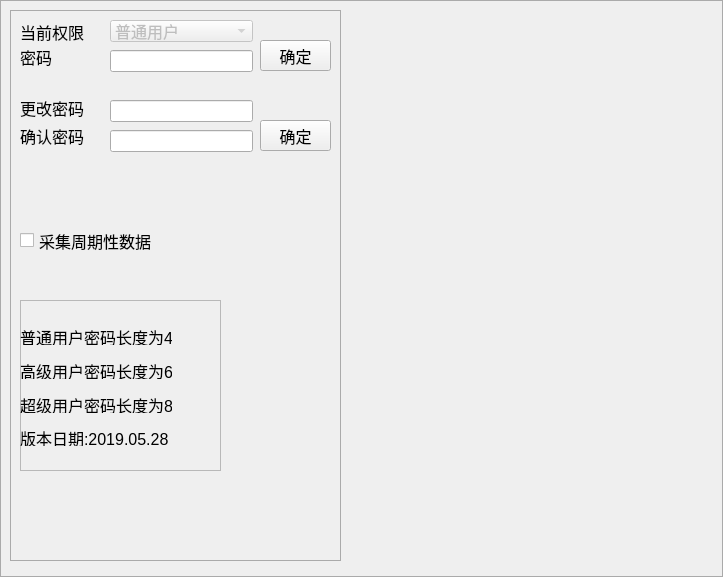
<?xml version="1.0" encoding="UTF-8"?>
<ui version="4.0">
 <class>CFrmUserLevel</class>
 <widget class="QWidget" name="CFrmUserLevel">
  <property name="geometry">
   <rect>
    <x>0</x>
    <y>0</y>
    <width>723</width>
    <height>577</height>
   </rect>
  </property>
  <property name="font">
   <font>
    <pointsize>12</pointsize>
   </font>
  </property>
  <property name="windowTitle">
   <string>Form</string>
  </property>
  <layout class="QGridLayout" name="gridLayout">
   <property name="leftMargin">
    <number>0</number>
   </property>
   <property name="topMargin">
    <number>0</number>
   </property>
   <property name="rightMargin">
    <number>0</number>
   </property>
   <property name="bottomMargin">
    <number>0</number>
   </property>
   <item row="0" column="0">
    <widget class="QGroupBox" name="groupBox_2">
     <property name="styleSheet">
      <string notr="true">QGroupBox {
            border-color: rgb(170, 170, 170);
            border-width: 1px;
            border-style: solid;
            margin-top: 1ex;
			font: 16px
        }
        QGroupBox::title {
            subcontrol-origin: margin;
            subcontrol-position: top left;
            left: 10px;
            margin-left: 2px;
            padding: 0  0px;
        }</string>
     </property>
     <property name="title">
      <string/>
     </property>
     <widget class="QGroupBox" name="groupBox">
      <property name="geometry">
       <rect>
        <x>10</x>
        <y>10</y>
        <width>331</width>
        <height>551</height>
       </rect>
      </property>
      <widget class="QToolButton" name="btnOK">
       <property name="geometry">
        <rect>
         <x>250</x>
         <y>30</y>
         <width>71</width>
         <height>31</height>
        </rect>
       </property>
       <property name="font">
        <font>
         <pointsize>12</pointsize>
        </font>
       </property>
       <property name="text">
        <string>确定</string>
       </property>
      </widget>
      <widget class="QToolButton" name="btnModify">
       <property name="geometry">
        <rect>
         <x>250</x>
         <y>110</y>
         <width>71</width>
         <height>31</height>
        </rect>
       </property>
       <property name="font">
        <font>
         <pointsize>12</pointsize>
        </font>
       </property>
       <property name="text">
        <string>确定</string>
       </property>
      </widget>
      <widget class="QComboBox" name="cmbUserLevel">
       <property name="enabled">
        <bool>false</bool>
       </property>
       <property name="geometry">
        <rect>
         <x>100</x>
         <y>10</y>
         <width>143</width>
         <height>22</height>
        </rect>
       </property>
       <property name="font">
        <font>
         <pointsize>12</pointsize>
        </font>
       </property>
       <item>
        <property name="text">
         <string>普通用户</string>
        </property>
       </item>
       <item>
        <property name="text">
         <string>高级用户</string>
        </property>
       </item>
       <item>
        <property name="text">
         <string>超级用户</string>
        </property>
       </item>
      </widget>
      <widget class="QLineEdit" name="edtUserPsw">
       <property name="geometry">
        <rect>
         <x>100</x>
         <y>40</y>
         <width>143</width>
         <height>22</height>
        </rect>
       </property>
       <property name="font">
        <font>
         <pointsize>12</pointsize>
        </font>
       </property>
       <property name="text">
        <string/>
       </property>
       <property name="echoMode">
        <enum>QLineEdit::Password</enum>
       </property>
      </widget>
      <widget class="QLineEdit" name="edtModityPsw">
       <property name="geometry">
        <rect>
         <x>100</x>
         <y>90</y>
         <width>143</width>
         <height>22</height>
        </rect>
       </property>
       <property name="font">
        <font>
         <pointsize>12</pointsize>
        </font>
       </property>
       <property name="text">
        <string/>
       </property>
       <property name="echoMode">
        <enum>QLineEdit::Password</enum>
       </property>
      </widget>
      <widget class="QLineEdit" name="edtModityPsw2">
       <property name="geometry">
        <rect>
         <x>100</x>
         <y>120</y>
         <width>143</width>
         <height>22</height>
        </rect>
       </property>
       <property name="font">
        <font>
         <pointsize>12</pointsize>
        </font>
       </property>
       <property name="text">
        <string/>
       </property>
       <property name="echoMode">
        <enum>QLineEdit::Password</enum>
       </property>
      </widget>
      <widget class="QLabel" name="label">
       <property name="geometry">
        <rect>
         <x>10</x>
         <y>10</y>
         <width>64</width>
         <height>23</height>
        </rect>
       </property>
       <property name="font">
        <font>
         <pointsize>12</pointsize>
        </font>
       </property>
       <property name="text">
        <string>当前权限</string>
       </property>
      </widget>
      <widget class="QLabel" name="label_2">
       <property name="geometry">
        <rect>
         <x>10</x>
         <y>30</y>
         <width>64</width>
         <height>34</height>
        </rect>
       </property>
       <property name="font">
        <font>
         <pointsize>12</pointsize>
        </font>
       </property>
       <property name="text">
        <string>密码</string>
       </property>
      </widget>
      <widget class="QLabel" name="label_3">
       <property name="geometry">
        <rect>
         <x>10</x>
         <y>70</y>
         <width>64</width>
         <height>56</height>
        </rect>
       </property>
       <property name="font">
        <font>
         <pointsize>12</pointsize>
        </font>
       </property>
       <property name="text">
        <string>更改密码</string>
       </property>
      </widget>
      <widget class="QLabel" name="label_4">
       <property name="geometry">
        <rect>
         <x>10</x>
         <y>110</y>
         <width>64</width>
         <height>31</height>
        </rect>
       </property>
       <property name="font">
        <font>
         <pointsize>12</pointsize>
        </font>
       </property>
       <property name="text">
        <string>确认密码</string>
       </property>
      </widget>
      <widget class="QFrame" name="frame_2">
       <property name="geometry">
        <rect>
         <x>10</x>
         <y>290</y>
         <width>201</width>
         <height>171</height>
        </rect>
       </property>
       <property name="frameShape">
        <enum>QFrame::StyledPanel</enum>
       </property>
       <property name="frameShadow">
        <enum>QFrame::Raised</enum>
       </property>
       <widget class="QLabel" name="label_5">
        <property name="geometry">
         <rect>
          <x>0</x>
          <y>29</y>
          <width>152</width>
          <height>16</height>
         </rect>
        </property>
        <property name="font">
         <font>
          <pointsize>12</pointsize>
         </font>
        </property>
        <property name="text">
         <string>普通用户密码长度为4</string>
        </property>
       </widget>
       <widget class="QLabel" name="label_6">
        <property name="geometry">
         <rect>
          <x>0</x>
          <y>63</y>
          <width>152</width>
          <height>16</height>
         </rect>
        </property>
        <property name="font">
         <font>
          <pointsize>12</pointsize>
         </font>
        </property>
        <property name="text">
         <string>高级用户密码长度为6</string>
        </property>
       </widget>
       <widget class="QLabel" name="label_7">
        <property name="geometry">
         <rect>
          <x>0</x>
          <y>97</y>
          <width>152</width>
          <height>16</height>
         </rect>
        </property>
        <property name="font">
         <font>
          <pointsize>12</pointsize>
         </font>
        </property>
        <property name="text">
         <string>超级用户密码长度为8</string>
        </property>
       </widget>
       <widget class="QLabel" name="label_8">
        <property name="geometry">
         <rect>
          <x>0</x>
          <y>130</y>
          <width>152</width>
          <height>16</height>
         </rect>
        </property>
        <property name="font">
         <font>
          <pointsize>12</pointsize>
         </font>
        </property>
        <property name="text">
         <string>版本日期:2019.05.28</string>
        </property>
       </widget>
      </widget>
      <widget class="QCheckBox" name="ckbCollectMotionData">
       <property name="geometry">
        <rect>
         <x>10</x>
         <y>220</y>
         <width>211</width>
         <height>21</height>
        </rect>
       </property>
       <property name="font">
        <font>
         <pointsize>12</pointsize>
        </font>
       </property>
       <property name="text">
        <string>采集周期性数据</string>
       </property>
      </widget>
     </widget>
    </widget>
   </item>
  </layout>
 </widget>
 <resources/>
 <connections/>
</ui>
